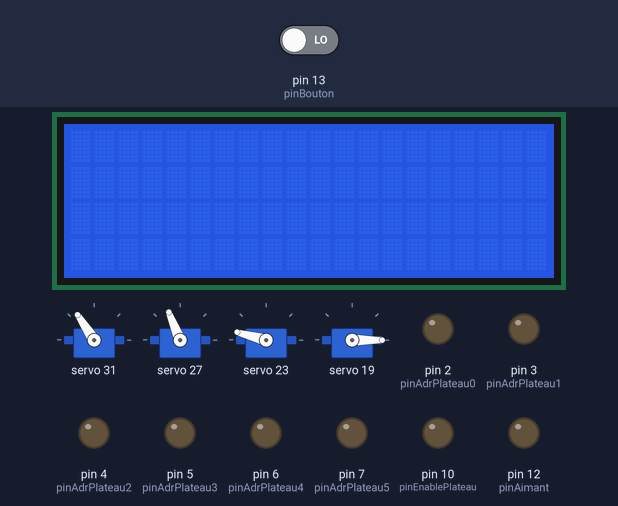
Simulated run of this sketch. Board: Arduino Uno, built with avr-gcc and run on an emulated ATmega328P. Shown: 20×4 character LCD, 4 × servo, output pins drawn as LEDs (lit = HIGH). The inputs (shaded band) are chosen by the test bench; at power-on: pin 13 (pinBouton) LOW.

Above: at 1.3 s.
1.4 s: pin 13 (pinBouton) driven HIGH
At 3.6 s:
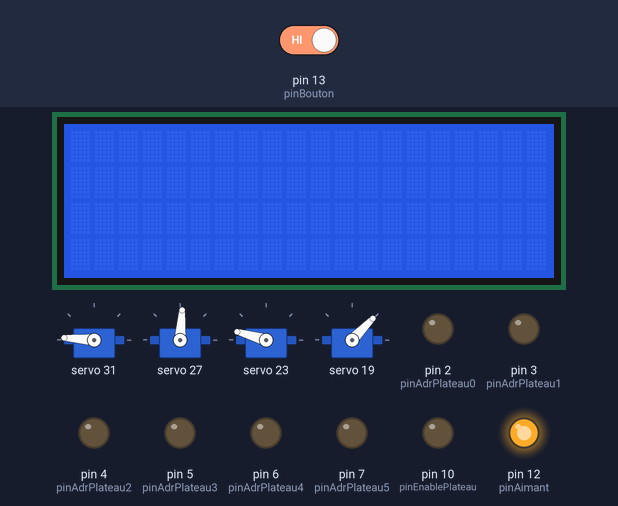
7.5 s: pin 13 (pinBouton) driven LOW
At 9.6 s:
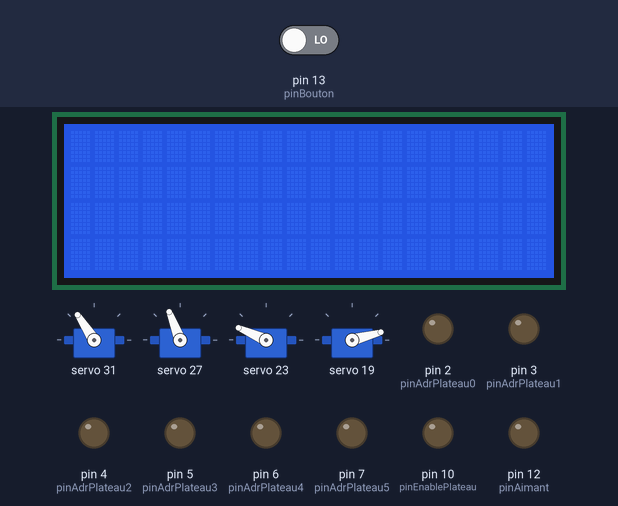
9.8 s: pin 13 (pinBouton) driven HIGH
At 12.7 s:
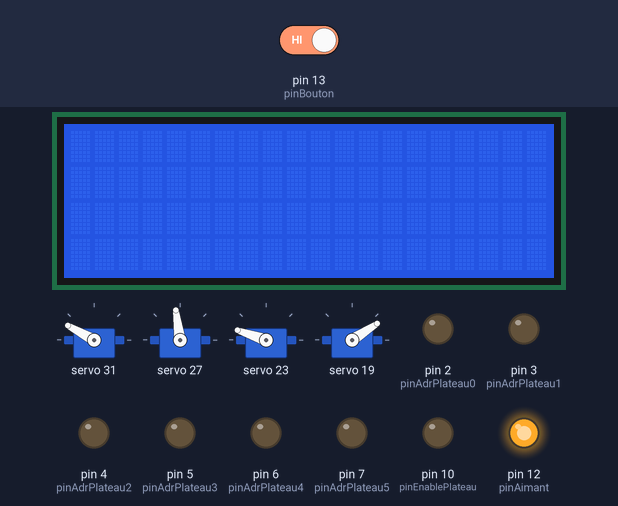
Timing chart, 0 to 17.8 s (numbered marks = the images above; inputs shaded):
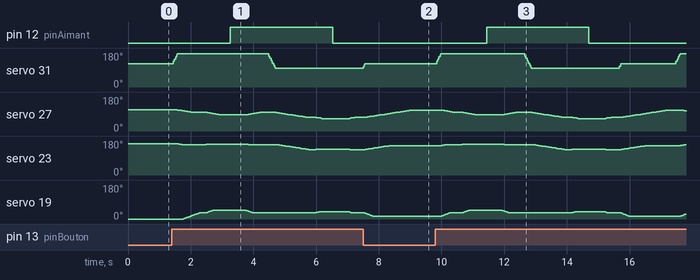

The sketch:

jeu_dames.ino
```cpp
#include <Wire.h>
#include <LiquidCrystal_I2C.h>
#include <math.h>
#include <Adafruit_PWMServoDriver.h>

LiquidCrystal_I2C lcd(0x27, 20, 4);

/*--------------------------------------setup------------------------------------*/

int pinBouton = 13;
int pinAdrPlateau0 = 2;
int pinAdrPlateau1 = 3;
int pinAdrPlateau2 = 4;
int pinAdrPlateau3 = 5;
int pinAdrPlateau4 = 6;
int pinAdrPlateau5 = 7;
int pinEnablePlateau = 10;
int plateau[8][8] = {{0,0,0,0,0,0,0,0},{0,0,0,0,0,0,0,0},{0,0,0,0,0,0,0,0},{0,0,0,0,0,0,0,0},{0,0,0,0,0,0,0,0},{0,0,0,0,0,0,0,0},{0,0,0,0,0,0,0,0},{0,0,0,0,0,0,0,0}};
int pinAimant = 12;
double angleBase = 90;
double angleEpaule = 110;
double angleCoude = 40;
double anglePoignet = 90 ;
Adafruit_PWMServoDriver pca= Adafruit_PWMServoDriver(0x41);
int servoBase = 15;
int servoEpaule = 11;
int servoCoude = 7;
int servoPoignet = 3;
double correctifBase = 14.5;
double correctifEpaule = -15;
double correctifCoude = 0;
double correctifPoignet = -100;

void setup() {

  //initialisation de l'afficheur
  lcd.init();
  lcd.backlight();

  //initialisation du bouton
  pinMode(pinBouton, INPUT);

  //initialisation plateau
  pinMode(pinAdrPlateau0, OUTPUT);
  pinMode(pinAdrPlateau1, OUTPUT);
  pinMode(pinAdrPlateau2, OUTPUT);
  pinMode(pinAdrPlateau3, OUTPUT);
  pinMode(pinAdrPlateau4, OUTPUT);
  pinMode(pinAdrPlateau5, OUTPUT);
  pinMode(pinEnablePlateau, OUTPUT);
  pinMode(A0, INPUT); //sortie plateau
  digitalWrite(pinAdrPlateau0, LOW);
  digitalWrite(pinAdrPlateau1, LOW);
  digitalWrite(pinAdrPlateau2, LOW);
  digitalWrite(pinAdrPlateau3, LOW);
  digitalWrite(pinAdrPlateau4, LOW);
  digitalWrite(pinAdrPlateau5, LOW);
  digitalWrite(pinEnablePlateau, LOW);

  //initialisation de l'aimant
  pinMode(pinAimant, OUTPUT);
  digitalWrite(pinAimant, LOW);

  //initialisation du bras
  pca.begin();
  pca.setPWMFreq(50);
  delay(100);
  bouger_servo(servoBase, angleBase);
  bouger_servo(servoEpaule, angleEpaule);
  bouger_servo(servoCoude, angleCoude);
  bouger_servo(servoPoignet, anglePoignet);
}

/*--------------------------------------loop-------------------------------------*/

void loop() {
  if(etat_bouton() == true){
    bouger_bras(20, 4, 20, &angleBase, &angleEpaule, &angleCoude, &anglePoignet);
    bouger_bras(20, 0, 20, &angleBase, &angleEpaule, &angleCoude, &anglePoignet);
    activer_aimant();
    bouger_bras(20, 4, 20, &angleBase, &angleEpaule, &angleCoude, &anglePoignet);
    bouger_bras(29.3, 4, -11, &angleBase, &angleEpaule, &angleCoude, &anglePoignet);
    bouger_bras(29.3, 1, -11, &angleBase, &angleEpaule, &angleCoude, &anglePoignet);
    desactiver_aimant();
    bouger_bras(29.3, 4, -11, &angleBase, &angleEpaule, &angleCoude, &anglePoignet);
    bouger_bras(20, 10, 0, &angleBase, &angleEpaule, &angleCoude, &anglePoignet);
    //etat_plateau(plateau);
    //afficher_plateau(plateau);
  }
}

/*-----------------------------------Mes fonctions---------------------------------*/

void afficher_lcd(String ligne1, String ligne2, String ligne3, String ligne4){   //l'écran lcd a 4 lignes et 20 colonnes
    lcd.setCursor(0,0);
    lcd.print(ligne1.substring(0,20));
    lcd.setCursor(0,1);
    lcd.print(ligne2.substring(0,20));
    lcd.setCursor(0,2);
    lcd.print(ligne3.substring(0,20));
    lcd.setCursor(0,3);
    lcd.print(ligne4.substring(0,20));
}

bool etat_bouton(){
  return((digitalRead(pinBouton)==HIGH)?true:false);
}

bool etat_case(int adresseDecimal){
  int temp = adresseDecimal;
  int adresse[6] = {0, 0, 0, 0, 0, 0};
  for (int i=5;i>=0;i--){   // itère pour 6 bits
    adresse[i]=temp & 1;  // prend le LSB et le sauve dans adresse
    temp = temp >> 1;    // décalage d'un bit sur la droite
  }
  Serial.println(String(adresse[0]) + String(adresse[1]) + String(adresse[2]) + String(adresse[3]) + String(adresse[4]) + String(adresse[5]));
  digitalWrite(pinAdrPlateau0, (adresse[5]==0?LOW:HIGH));
  digitalWrite(pinAdrPlateau1, (adresse[4]==0?LOW:HIGH));
  digitalWrite(pinAdrPlateau2, (adresse[3]==0?LOW:HIGH));
  digitalWrite(pinAdrPlateau3, (adresse[2]==0?LOW:HIGH));
  digitalWrite(pinAdrPlateau4, (adresse[1]==0?LOW:HIGH));
  digitalWrite(pinAdrPlateau5, (adresse[0]==0?LOW:HIGH));
  delay(10);
  return (analogRead(A0)>100?true:false);
}

void etat_plateau(int plateau[8][8]){
  digitalWrite(pinEnablePlateau, HIGH); //on active le plateau
  for(int ligne = 0; ligne < 8; ligne ++){
    for(int colonne = 0; colonne < 8; colonne ++){
      plateau[ligne][colonne] = etat_case(ligne * 8 + colonne);
    }
  }
  digitalWrite(pinEnablePlateau, LOW); //on désactive le plateau
}

void afficher_plateau(int plateau[8][8]){
  afficher_lcd("|" + String(plateau[0][0]) + String(plateau[0][1]) + String(plateau[0][2]) + String(plateau[0][3]) + String(plateau[0][4]) + String(plateau[0][5]) + String(plateau[0][6]) + String(plateau[0][7]) + "||" + String(plateau[4][0]) + String(plateau[4][1]) + String(plateau[4][2]) + String(plateau[4][3]) + String(plateau[4][4]) + String(plateau[4][5]) + String(plateau[4][6]) + String(plateau[4][7]) + "|",
               "|" + String(plateau[1][0]) + String(plateau[1][1]) + String(plateau[1][2]) + String(plateau[1][3]) + String(plateau[1][4]) + String(plateau[1][5]) + String(plateau[1][6]) + String(plateau[1][7]) + "||" + String(plateau[5][0]) + String(plateau[5][1]) + String(plateau[5][2]) + String(plateau[5][3]) + String(plateau[5][4]) + String(plateau[5][5]) + String(plateau[5][6]) + String(plateau[5][7]) + "|",
               "|" + String(plateau[2][0]) + String(plateau[2][1]) + String(plateau[2][2]) + String(plateau[2][3]) + String(plateau[2][4]) + String(plateau[2][5]) + String(plateau[2][6]) + String(plateau[2][7]) + "||" + String(plateau[6][0]) + String(plateau[6][1]) + String(plateau[6][2]) + String(plateau[6][3]) + String(plateau[6][4]) + String(plateau[6][5]) + String(plateau[6][6]) + String(plateau[6][7]) + "|",
               "|" + String(plateau[3][0]) + String(plateau[3][1]) + String(plateau[3][2]) + String(plateau[3][3]) + String(plateau[3][4]) + String(plateau[3][5]) + String(plateau[3][6]) + String(plateau[3][7]) + "||" + String(plateau[7][0]) + String(plateau[7][1]) + String(plateau[7][2]) + String(plateau[7][3]) + String(plateau[7][4]) + String(plateau[7][5]) + String(plateau[7][6]) + String(plateau[7][7]) + "|");
}

void activer_aimant(){
  delay(100);
  digitalWrite(pinAimant, HIGH);
  delay(500);
}

void desactiver_aimant(){
  delay(100);
  digitalWrite(pinAimant, LOW);
  delay(500);
}

void calcul_angles_bras(double xp, double yp, double zp, double * angleBase, double * angleEpaule, double * angleCoude, double * anglePoignet){ //xp, yp et zp sont les coordonnées du point à atteindre en cm
  //longueurs des différents segments du bras en cm:
  yp = yp -1; //correctif
  double d0 = 3.8;
  double d1 = 23.45;
  double d2 = 29.95;
  double d3 = 5.5;
  //variables temporaires
  double xa = 0;
  double ya = d0;
  double xb = xp;
  double yb = yp + d3;
  double a = 2*(xb-xa);
  double b = 2*(yb-ya);
  double r = d1;
  double R = d2;
  double c = pow((xb - xa),2) + pow((yb - ya),2) - pow(R,2) + pow(r,2);
  double delta = pow((2*a*c),2) - 4 * (pow(a,2) + pow(b,2))* (pow(c,2) - pow(b,2) * pow(r,2));
  double x1 = xa + (2*a*c-sqrt(delta))/(2*(pow(a,2)+pow(b,2)));
  double x2 = xa + (2*a*c+sqrt(delta))/(2*(pow(a,2)+pow(b,2)));
  double y1 = 0;
  double y2 = 0;
  double xc = 0;
  double yc = 0;
  if(b != 0){
    y1 = ya + (c - a*(x1 - xa))/b;
    y2 = ya + (c - a*(x2 - xa))/b;
  }
  else{
    y1 = ya + b/2 + sqrt(pow(R,2) - pow(((2*c-pow(a,2))/(2*a)),2));
    y2 = ya + b/2 - sqrt(pow(R,2) - pow(((2*c-pow(a,2))/(2*a)),2));
  }
  if(y1 >= y2){
    xc = x1;
    yc = y1;
  }
  else{
    xc = x2;
    yc = y2;
  }
  if(xp == 0){
    *angleBase = 90;
  }
  else{
    *angleBase = atan(zp/xp)*(180/PI) + 90;
  }
  /*les articulations sont aux coordonnées : (dans le plan)
  base = (0,0)
  epaule = (0,d0)
  coude = (xc,yc)
  poignet = (xp,yp+d3)
  main = (xp,yp)
  */
  //dapres le theoreme d'al-kashi
  //points : base epaule coude
  a = d0;
  b = d1;
  c = sqrt(pow(xc,2) + pow(yc,2));
  *angleEpaule = acos((pow(a,2) + pow(b,2) - pow(c,2))/(2*a*b))*(180/PI) - 90;
  if (xc < 0){
    *angleEpaule = 180 - *angleEpaule;
  }
  //points : epaule coude poignet
  a = d1;
  b = d2;
  c = sqrt(pow(xp,2) + pow((yp+d3-d0),2));
  *angleCoude = acos((pow(a,2) + pow(b,2) - pow(c,2))/(2*a*b))*(180/PI);
  if ((((yp+d3)-d0)*xc) > xp*(yc-d0)){
    *angleCoude = 360 - *angleCoude;
  }
  a = d2;
  b = d3;
  c = sqrt(pow((xc-xp),2) + pow((yc-yp),2));
  *anglePoignet = acos((pow(a,2) + pow(b,2) - pow(c,2))/(2*a*b))*(180/PI);
  if (((yp-yc)*(xp-xc)) > (xp-xc)*(yp+d3-yc)){
    *anglePoignet = 360 - *anglePoignet;
  }
}

bool mouvement_base(double angleCible, double * angleBase){ //rapproche l'angle actuel de l'angle cible à chaque fois que la fonction est appelée, elle renvoie true une fois atteint
  bool retour = false;
  if(abs(angleCible - (*angleBase))<=0.2){
     bouger_servo(servoBase, angleCible);
     *angleBase = angleCible;
     retour = true;
  }
  else if(angleCible < (*angleBase)){
    bouger_servo(servoBase, (*angleBase) - 0.2);
    *angleBase = *angleBase - 0.2;
  }
  else{
    bouger_servo(servoBase, (*angleBase) + 0.2);
    *angleBase = *angleBase + 0.2;
  }
  return retour;
}

bool mouvement_epaule(double angleCible, double * angleEpaule){ //rapproche l'angle actuel de l'angle cible à chaque fois que la fonction est appelée, elle renvoie true une fois atteint
  bool retour = false;
  if(abs(angleCible - (*angleEpaule))<=0.2){
    bouger_servo(servoEpaule, angleCible);
    (*angleEpaule) = angleCible;
    retour = true;
  }
  else if(angleCible < (*angleEpaule)){
    bouger_servo(servoEpaule, (*angleEpaule) - 0.2);
    (*angleEpaule) = (*angleEpaule) - 0.2;
  }
  else{
    bouger_servo(servoEpaule, (*angleEpaule) + 0.2);
    (*angleEpaule) = (*angleEpaule) + 0.2;
  }
  return retour;
}

bool mouvement_coude(double angleCible, double * angleCoude){ //rapproche l'angle actuel de l'angle cible à chaque fois que la fonction est appelée, elle renvoie true une fois atteint
  bool retour = false;
  if(abs(angleCible - (*angleCoude))<=0.2){
    bouger_servo(servoCoude, angleCible);
    (*angleCoude) = angleCible;
    retour = true;
  }
  else if(angleCible < (*angleCoude)){
    bouger_servo(servoCoude, (*angleCoude) - 0.2);
    (*angleCoude) = (*angleCoude) - 0.2;
  }
  else{
    bouger_servo(servoCoude, (*angleCoude) + 0.2);
    (*angleCoude) = (*angleCoude) + 0.2;
  }
  return retour;
}

bool mouvement_poignet(double angleCible, double * anglePoignet){ //rapproche l'angle actuel de l'angle cible à chaque fois que la fonction est appelée, elle renvoie true une fois atteint
  bool retour = false;
  if(abs(angleCible - (*anglePoignet))<=0.5){
    bouger_servo(servoPoignet, angleCible);
    (*anglePoignet) = angleCible;
    retour = true;
  }
  else if(angleCible < (*anglePoignet)){
    bouger_servo(servoPoignet, (*anglePoignet) - 0.5);
    (*anglePoignet) = (*anglePoignet) - 0.5;
  }
  else{
    bouger_servo(servoPoignet, (*anglePoignet) + 0.5);
    (*anglePoignet) = (*anglePoignet) + 0.5;
  }
  return retour;
}

void bouger_bras
(double x, double y, double z, double *angleBase, double *angleEpaule, double *angleCoude, double *anglePoignet){
  double angleCibleBase;
  double angleCibleEpaule;
  double angleCibleCoude;
  double angleCiblePoignet;
  double angleBasePrec = angleCibleBase;
  bool mouvementFini = false;
  calcul_angles_bras(x, y, z, &angleCibleBase, &angleCibleEpaule, &angleCibleCoude, &angleCiblePoignet);
  if(angleBasePrec == angleCibleBase){ //si on a pas besoin de tourner, on ne retourne pas par l'état initial
    while(mouvementFini == false){
      mouvementFini = mouvement_epaule(90, angleEpaule);
      mouvementFini = mouvement_coude(40, angleCoude) && mouvementFini;
      mouvementFini = mouvement_poignet(60, anglePoignet) && mouvementFini;
      delay(7);
    }
    mouvementFini = false;
  }
  while(mouvement_base(angleCibleBase, angleBase) == false);
  while(mouvementFini == false){
    mouvementFini = mouvement_epaule(angleCibleEpaule, angleEpaule);
    mouvementFini = mouvement_coude(angleCibleCoude, angleCoude) && mouvementFini;
    mouvementFini = mouvement_poignet(angleCiblePoignet, anglePoignet) && mouvementFini;
    delay(7);
  }
  delay(200);
}


void bouger_servo(int servo, double angle){
  if(servo == servoBase){
    pca.writeMicroseconds(servo, map(angle + correctifBase, 0, 180, 550, 2730));
  }
  else if(servo == servoEpaule){
    pca.writeMicroseconds(servo, map(angle + correctifEpaule, 0, 180, 550, 2730));
  }
  else if(servo == servoCoude){
    pca.writeMicroseconds(servo, map(angle + correctifCoude, 180, 0, 550, 2730));
  }
  else if(servo == servoPoignet){
    pca.writeMicroseconds(servo, map(angle + correctifPoignet, 0, 180, 550, 2730));
  }
}
```

Measured:
- after the input at 1.4 s, pin 12 (pinAimant): LOW → HIGH after 1.9 s, → LOW 3.3 s later
- after the input at 7.5 s, servo 27: goes on until 9.1 s, then stays 111°
- after the input at 9.8 s, pin 12 (pinAimant): LOW → HIGH after 1.6 s, → LOW 3.3 s later
